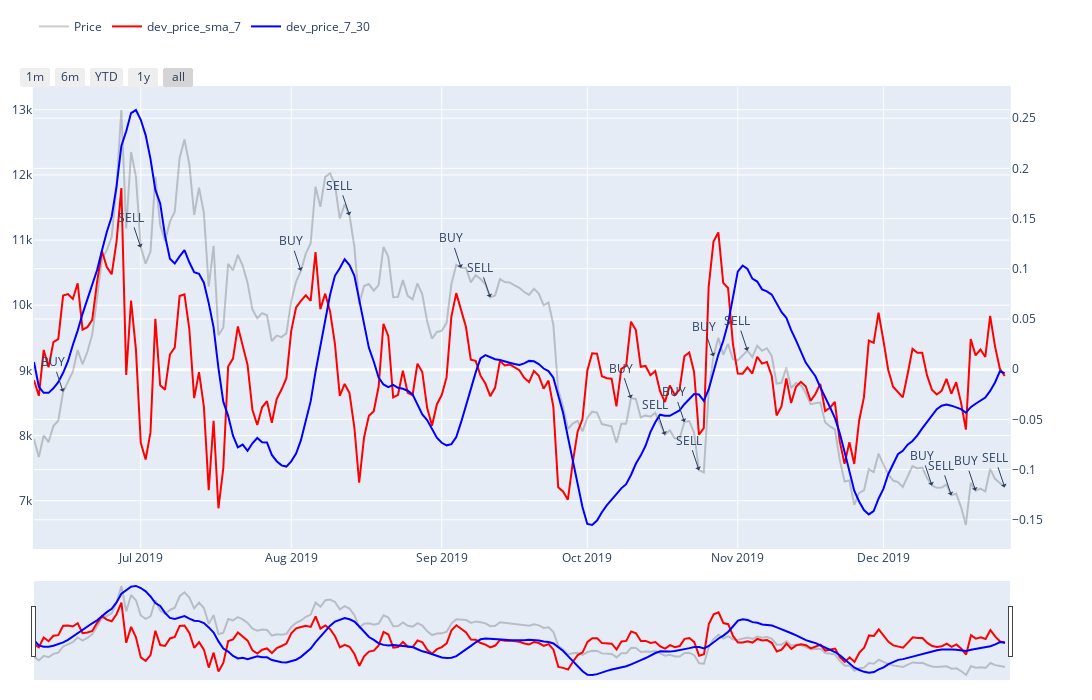

The cell this chart's notebook holds for it:
### Code cell
plotly_signals_and_inds(btc_hist_prices,vs_inds=['dev_price_sma_7','dev_price_7_30'],start_date='2019-06-09', num_days=200)

### Figure 1 — Plotly figure (JSON) as saved in the notebook; plotly's stock layout.template omitted (floating-point values rounded to 4 significant figures; data arrays with more than 128 entries replaced by an {"elided": "..."} marker saying what was removed)
{"data": [{"line": {"color": "black"}, "mode": "lines", "name": "Price", "opacity": 0.2, "type": "scatter", "x": {"elided": "201 str values"}, "xaxis": "x", "y": {"elided": "201 float values"}, "yaxis": "y"}, {"line": {"color": "red"}, "mode": "lines", "name": "dev_price_sma_7", "type": "scatter", "x": {"elided": "201 str values"}, "xaxis": "x", "y": {"elided": "201 float values"}, "yaxis": "y2"}, {"line": {"color": "blue"}, "mode": "lines", "name": "dev_price_7_30", "type": "scatter", "x": {"elided": "201 str values"}, "xaxis": "x", "y": {"elided": "201 float values"}, "yaxis": "y2"}], "layout": {"annotations": [{"arrowhead": 1, "showarrow": true, "text": "BUY", "x": "2019-06-15T00:00:00", "y": 8672.0}, {"arrowhead": 1, "showarrow": true, "text": "SELL", "x": "2019-07-01T00:00:00", "y": 10890.0}, {"arrowhead": 1, "showarrow": true, "text": "BUY", "x": "2019-08-03T00:00:00", "y": 10530.0}, {"arrowhead": 1, "showarrow": true, "text": "SELL", "x": "2019-08-13T00:00:00", "y": 11380.0}, {"arrowhead": 1, "showarrow": true, "text": "BUY", "x": "2019-09-05T00:00:00", "y": 10570.0}, {"arrowhead": 1, "showarrow": true, "text": "SELL", "x": "2019-09-11T00:00:00", "y": 10120.0}, {"arrowhead": 1, "showarrow": true, "text": "BUY", "x": "2019-10-10T00:00:00", "y": 8573.0}, {"arrowhead": 1, "showarrow": true, "text": "SELL", "x": "2019-10-17T00:00:00", "y": 8010.0}, {"arrowhead": 1, "showarrow": true, "text": "BUY", "x": "2019-10-21T00:00:00", "y": 8208.0}, {"arrowhead": 1, "showarrow": true, "text": "SELL", "x": "2019-10-24T00:00:00", "y": 7469.0}, {"arrowhead": 1, "showarrow": true, "text": "BUY", "x": "2019-10-27T00:00:00", "y": 9217.0}, {"arrowhead": 1, "showarrow": true, "text": "SELL", "x": "2019-11-03T00:00:00", "y": 9303.0}, {"arrowhead": 1, "showarrow": true, "text": "BUY", "x": "2019-12-11T00:00:00", "y": 7234.0}, {"arrowhead": 1, "showarrow": true, "text": "SELL", "x": "2019-12-15T00:00:00", "y": 7082.0}, {"arrowhead": 1, "showarrow": true, "text": "BUY", "x": "2019-12-20T00:00:00", "y": 7153.0}, {"arrowhead": 1, "showarrow": true, "text": "SELL", "x": "2019-12-26T00:00:00", "y": 7204.0}], "autosize": false, "height": 700, "legend": {"orientation": "h"}, "margin": {"b": 20, "l": 20, "pad": 1, "r": 20, "t": 20}, "width": 1200, "xaxis": {"anchor": "y", "domain": [0, 0.94], "rangeselector": {"buttons": [{"count": 1, "label": "1m", "step": "month", "stepmode": "backward"}, {"count": 6, "label": "6m", "step": "month", "stepmode": "backward"}, {"count": 1, "label": "YTD", "step": "year", "stepmode": "todate"}, {"count": 1, "label": "1y", "step": "year", "stepmode": "backward"}, {"step": "all"}]}, "rangeslider": {"visible": true}, "type": "date"}, "yaxis": {"anchor": "x", "domain": [0, 1]}, "yaxis2": {"anchor": "x", "overlaying": "y", "side": "right"}}}
